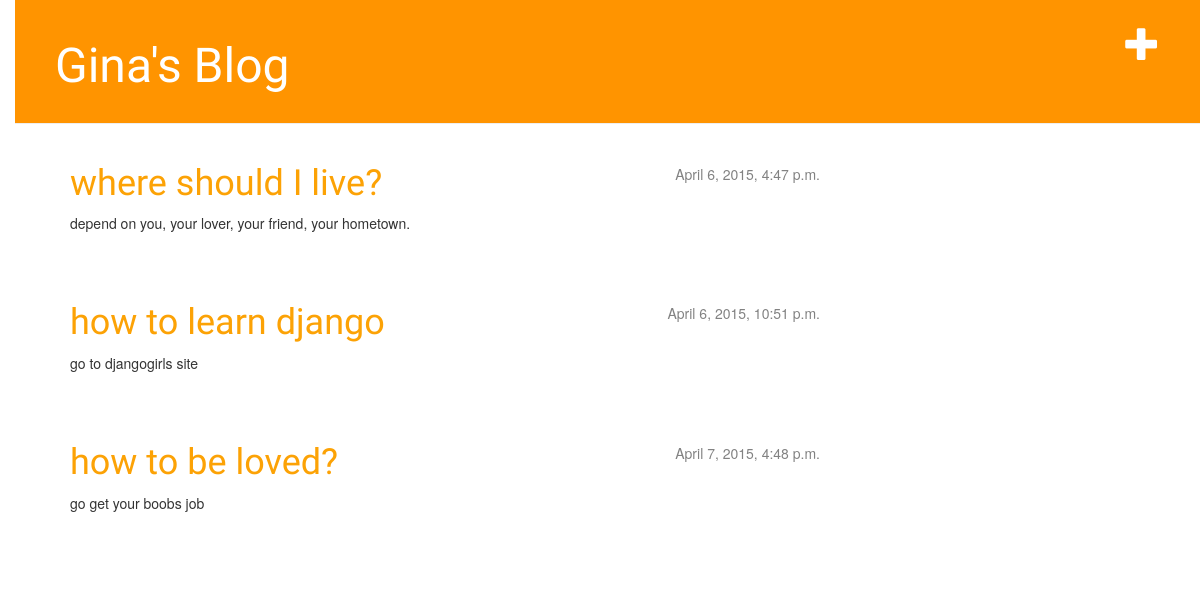
The page / on the database its author committed.
### blog/models.py (models this page shows, shortened)
class Post(models.Model):
    author = models.ForeignKey('auth.User')
    title = models.CharField(max_length=200)
    text = models.TextField()
    created_date = models.DateTimeField(
            default=timezone.now)
    published_date = models.DateTimeField(
            blank=True, null=True)

### blog/views.py (the view)
# urls.py: url(r'^$', views.post_list),
def post_list(request):
	posts = Post.objects.filter(published_date__lte=timezone.now()).order_by('published_date')
	return render(request, 'blog/post_list.html', {'posts': posts})

### blog/templates/blog/post_list.html
{% extends 'blog/base.html' %}
{% block content %}
    {% for post in posts %}
        <div class="post">
            <div class="date">
                {{ post.published_date }}
            </div>
            <h1><a href="{% url 'blog.views.post_detail' pk=post.pk %}">{{ post.title }}</a></h1>
            <p>{{ post.text|linebreaks }}</p>
        </div>
    {% endfor %}
{% endblock content %}

### blog/templates/blog/base.html (shortened to what this page needs)
<!DOCTYPE html>
{% load staticfiles %}
<html>
    <head>
        <link rel="stylesheet" href="//maxcdn.bootstrapcdn.com/bootstrap/3.2.0/css/bootstrap.min.css">
        <link rel="stylesheet" href="//maxcdn.bootstrapcdn.com/bootstrap/3.2.0/css/bootstrap-theme.min.css">
        <link rel="stylesheet" href="{% static 'css/blog.css' %}">
    </head>
    <body>
        <div class="page-header">
            <a href="{% url 'blog.views.post_new' %}" class="top-menu"><span class="glyphicon glyphicon-plus"></span></a>
            <h1><a href="/">Gina's Blog</a></h1>
        </div>
		<div class="content container">
            <div class="row">
                <div class="col-md-8">
                {% block content %}
                {% endblock %}
                </div>
            </div>
        </div>
    </body>
</html>

### static/css/blog.css (style rules this page uses)
h1 a { color: #FCA205; font-family: 'Lobster'; }
body { padding-left: 15px; }
.page-header { background-color: #ff9400; margin-top: 0; padding: 20px 20px 20px 40px; }
.page-header h1, .page-header h1 a, .page-header h1 a:visited, .page-header h1 a:active { color: #ffffff; font-size: 36pt; text-decoration: none; }
.content { margin-left: 40px; }
h1, h2, h3, h4 { font-family: 'Lobster', cursive; }
.date { float: right; color: #828282; }
.top-menu, .top-menu:hover, .top-menu:visited { color: #ffffff; float: right; font-size: 26pt; margin-right: 20px; }
.post { margin-bottom: 70px; }
.post h1 a, .post h1 a:visited { color: # }

### rows shown on the page
Post: published_date "April 6, 2015, 4:47 p.m.", title "where should I live?", text "depend on you, your lover, your friend, your hometown."
Post: published_date "April 6, 2015, 10:51 p.m.", title "how to learn django", text "go to djangogirls site"
Post: published_date "April 7, 2015, 4:48 p.m.", title "how to be loved?", text "go get your boobs job"
